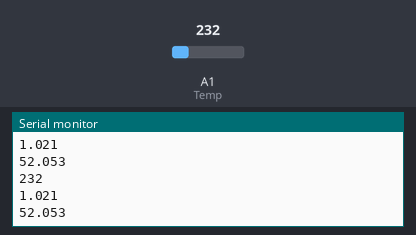
Simulated run of this sketch. Board: Arduino Zero (SAMD21). Parts: the last lines printed to the serial monitor. Inputs (shaded band) come from the test bench; at power-on: A1 (Temp) = 232 (analog values on the 0–1023 scale).

Above: at 1.2 s.
1.3 s: A1 (Temp) set to 250
At 1.31 s:
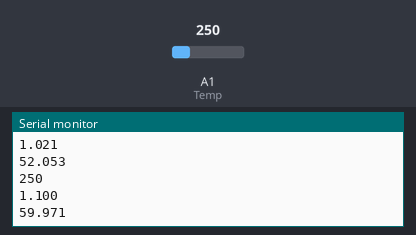
2.8 s: A1 (Temp) set to 266
At 2.82 s:
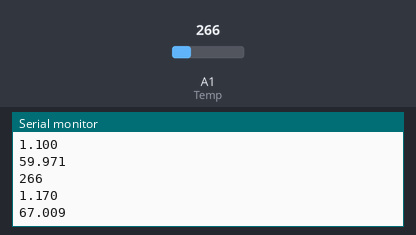
Timing chart, 0 to 5.8 s (numbered marks = the images above; inputs shaded):
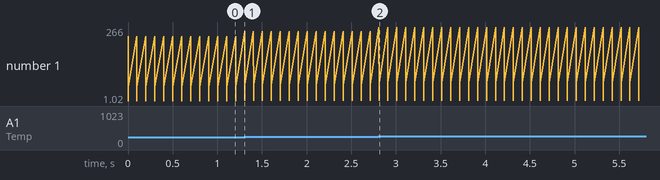

Measured:
- after the input at 1.3 s, the serial monitor: prints a new line at once (image 1)
- after the input at 2.8 s, the serial monitor: prints a new line at once (image 2)
- plotted number 1: 52.05 → 59.97 after the input at 1.3 s, 59.97 → 67.01 after the input at 2.8 s

The sketch:

TMP36.ino
```cpp
#include <Arduino.h>
#define Temp A1
#define VREF 4.5

void setup(){
  Serial.begin(9600);
  while(!Serial);
  analogReadResolution(10);
}

void loop(){
  int raw = analogRead(Temp);
  Serial.println(raw);

  float voltage = VREF * (analogRead(Temp) / 1023.0);
  Serial.println(voltage, 3);

  float temperature = (voltage - 0.5) * 100.0;
  Serial.println(temperature, 3);

  delay(100);
}
```
